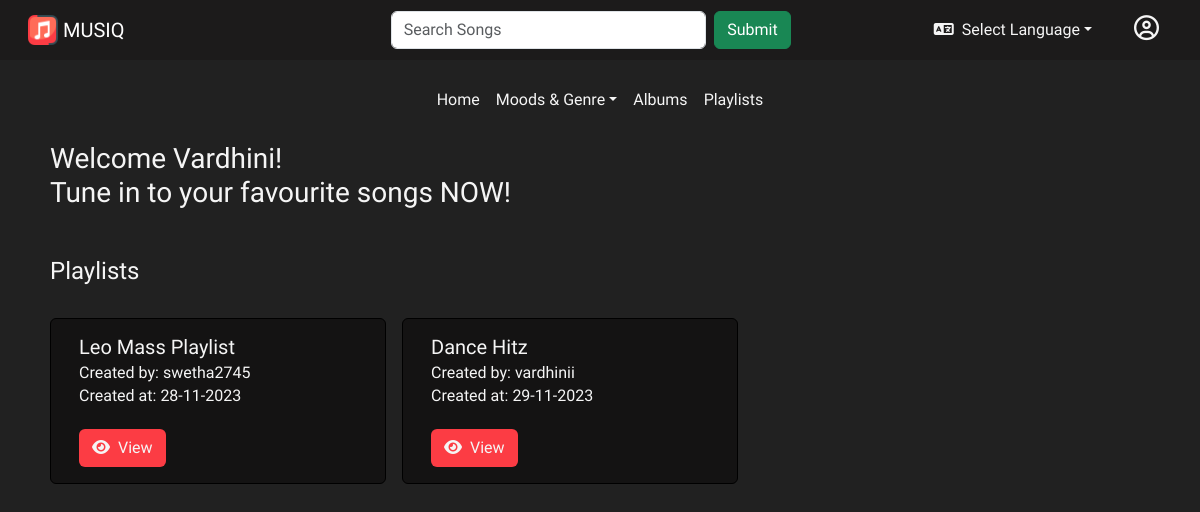
Page /main/playlists (signed in) on the committed database.
### models.py (models this page shows, shortened)
class User(db.Model, UserMixin):
    __tablename__ = 'users'
    user_id = db.Column(db.Integer, autoincrement = True, primary_key = True)
    first_name = db.Column(db.String(100), nullable = False)
    last_name = db.Column(db.String(100), nullable = True)
    username = db.Column(db.String(), unique = True)
    password = db.Column(db.String(), unique = False)
    gender = db.Column(db.String(), nullable = False)
    is_admin = db.Column(db.Boolean(), default = False)
    is_creator = db.Column(db.Boolean(), default = False)
    creator = db.relationship('Creator', back_populates = 'users', cascade = 'all, delete-orphan',
                                primaryjoin = 'Creator.user_id == User.user_id')
    playlist = db.relationship('Playlists', backref='created_by',cascade = 'all, delete-orphan',
                                primaryjoin = 'Playlists.user_id == User.user_id')
    likes = db.relationship('Interaction', backref = 'likes', cascade = 'all, delete-orphan',
                                primaryjoin = 'Interaction.user_id == User.user_id')

class Playlists(db.Model):
    __table_name__ = 'playlists'
    playlist_id = db.Column(db.Integer(), autoincrement = True, primary_key = True)
    user_id = db.Column(db.Integer(), db.ForeignKey('users.user_id'), nullable = False)
    name = db.Column(db.String(), nullable = False)
    created_at = db.Column(db.DateTime(timezone = True), server_default = func.now())
    updated_at = db.Column(db.DateTime(timezone = True), server_default = func.now())
    privacy = db.Column(db.Boolean(), default=False)
    playlist_songs = db.relationship('PlaylistSongs', backref='playlists', cascade='all, delete-orphan',
                                        primaryjoin='Playlists.playlist_id==PlaylistSongs.playlist_id')

### app.py (the view)
@app.route("/main/playlists", methods=['GET', 'POST'])
@login_required #Can be performed only user is logged in
def show_playlists():
    user = current_user
    playlists = Playlists.query.filter_by(privacy = False).all()
    users = User.query.all()
    if request.method == 'GET':
        return render_template('playlists.html', title = 'Playlists', user = user, users = users, playlists = playlists)

### app.py (called while the page is built)
@login_manager.user_loader
def load_user(user_id):
    return User.query.get(user_id)

@app.after_request
def after_request(response):
    header = response.headers
    header['Access-Control-Allow-Origin'] = '*'
    return response

### templates/playlists.html
{% extends "main.html" %} {%block playlists%}
<link href="/static/styles/songs.css" rel="stylesheet" />
<div class="main">
  <h3>
    Welcome {{user.first_name}}!<br />
    Tune in to your favourite songs NOW!
  </h3>
  <div class="songs-card all-songs mt-5">
    <h4>{{title}}</h4>
    <br />
    <div class="container-fluid album-container">
      <div class="row">
        {%for playlist in playlists%} {% for user in users%} {%if
        playlist.user_id == user.user_id%}
        <div class="card song-card me-3 mb-3" style="width: 21rem">
          <div class="card-body">
            <h5 class="card-title">{{playlist.name}}</h5>
            <h6 class="card-subtitle mb-2">Created by: {{user.username}}</h6>
            <h6 class="card-subtitle">
              Created at: {{playlist.created_at.strftime('%d-%m-%Y')}}
            </h6>
            <br />
            <a
              class="card-link btn control-link"
              href="{{url_for('view_playlists', playlist_id = playlist.playlist_id)}}"
            >
              <i class="fa-solid fa-eye me-2"></i>View
            </a>
          </div>
        </div>
        {%endif%} {%endfor%} {%endfor%}
      </div>
    </div>
  </div>
</div>
{%endblock%}

### static/styles/main.css (style rules this page uses)
:root { --primary-font: "Gabarito", sans-serif; --primary-color: #1c1b1b; --primary-color-dark: #141313; --primary-color-derived: #212121; --secondary-color: #fc3c44; --secondary-color-derived: #fe5e63; --secondary-color-derived-2: #fa8b8f; }
* { font-family: var(--primary-font); }
body { background-color: var(--primary-color-derived) !important; color: whitesmoke !important; }
.main { padding-left: 20px; padding-top: 20px; }

### static/styles/songs.css (style rules this page uses)
:root { --primary-font: "Gabarito", sans-serif; --primary-color: #1c1b1b; --primary-color-dark: #141313; --primary-color-derived: #212121; --secondary-color: #fc3c44; --secondary-color-derived: #fe5e63; --secondary-color-derived-2: #fa8b8f; }
* { font-family: var(--primary-font); }
.main { padding-left: 50px; }
.song-card { background-color: var(--primary-color-dark); border-color: black !important; color: whitesmoke; }
.control-link { background-color: var(--secondary-color) !important; color: whitesmoke !important; }

### rows in the picture
User: first_name "Vardhini"
Playlists: name "Leo Mass Playlist", created_at "28-11-2023"
User: username "swetha2745"
Playlists: name "Dance Hitz", created_at "29-11-2023"
User: username "vardhinii"

### other values in the picture
{{ title }} "Playlists"
